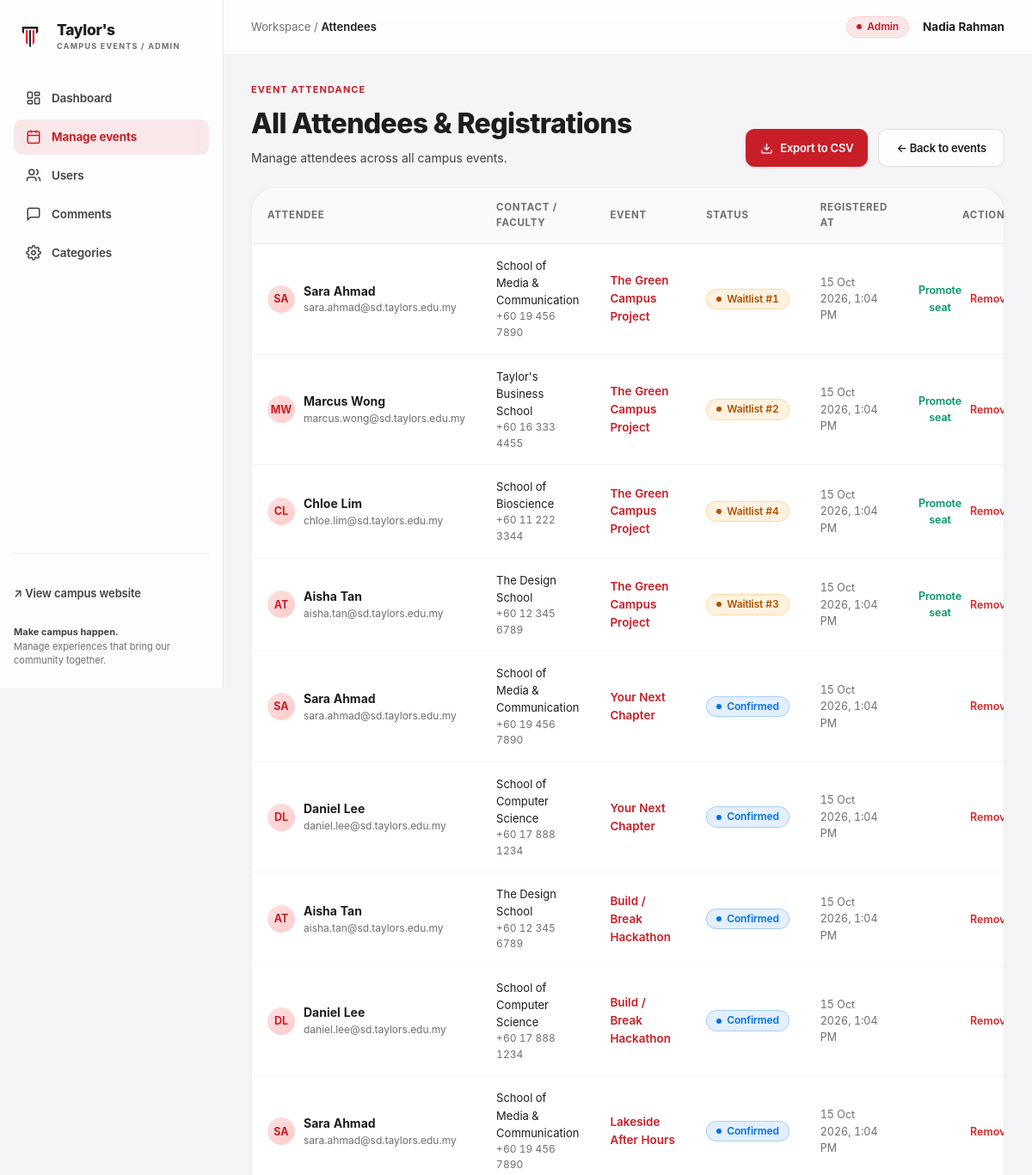
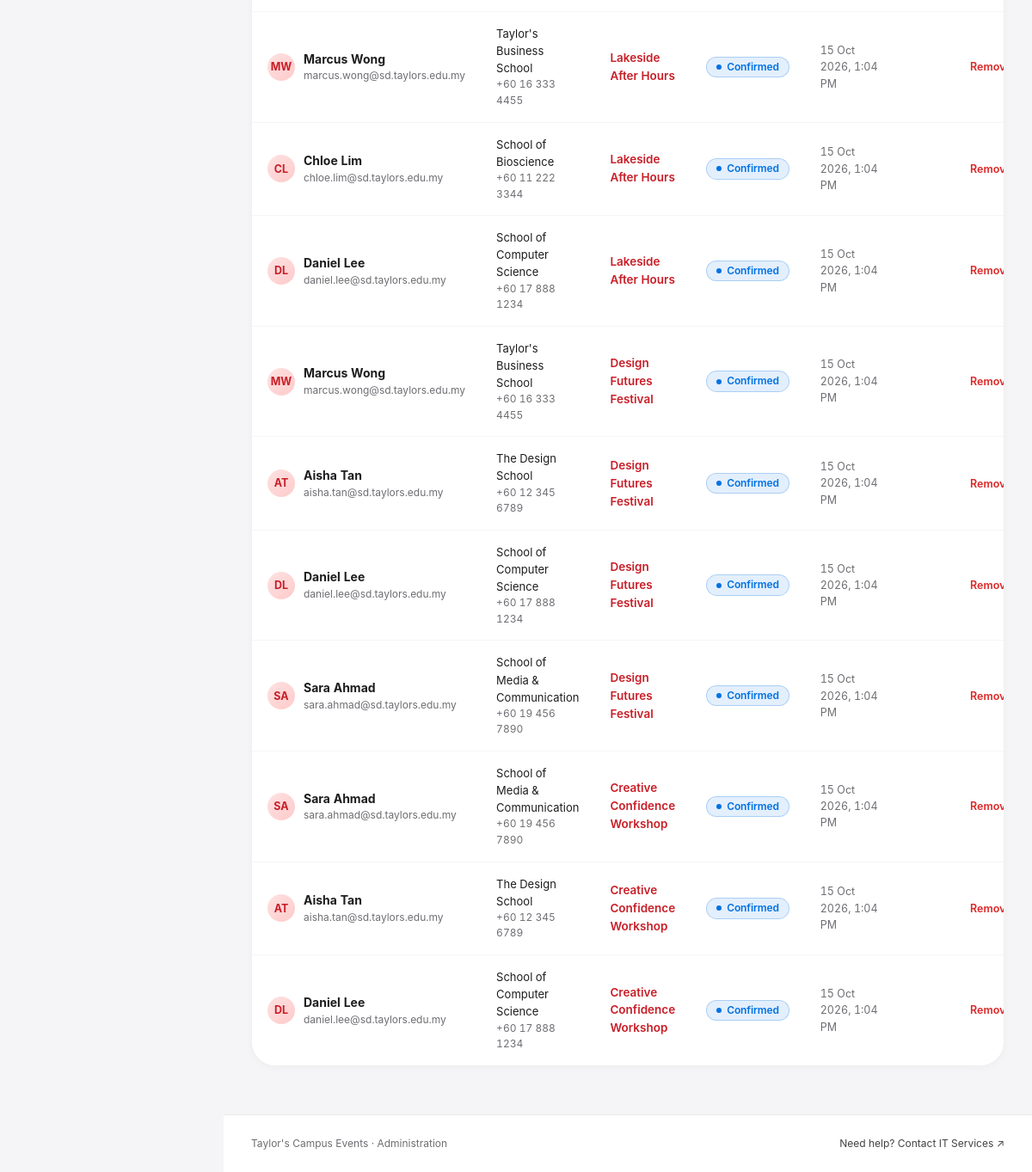
/admin/attendees.php (signed in), run on the app's committed database (2 pictures, top to bottom).
### tables this page shows
CREATE TABLE IF NOT EXISTS `users` (
  `id` INT AUTO_INCREMENT PRIMARY KEY,
  `name` VARCHAR(100) NOT NULL,
  `preferred_name` VARCHAR(100) NULL,
  `email` VARCHAR(150) NOT NULL UNIQUE,
  `password_hash` VARCHAR(255) NOT NULL,
  `role` ENUM('user', 'admin') NOT NULL DEFAULT 'user',
  `status` ENUM('active', 'suspended') NOT NULL DEFAULT 'active',
  `avatar` VARCHAR(255) NULL,
  `phone` VARCHAR(30) NULL,
  `faculty` VARCHAR(150) NULL,
  `created_at` TIMESTAMP DEFAULT CURRENT_TIMESTAMP
);

CREATE TABLE IF NOT EXISTS `registrations` (
  `id` INT AUTO_INCREMENT PRIMARY KEY,
  `event_id` INT NOT NULL,
  `user_id` INT NOT NULL,
  `status` ENUM('confirmed', 'waitlisted', 'cancelled') NOT NULL DEFAULT 'confirmed',
  `waitlist_position` INT NULL,
  `created_at` TIMESTAMP DEFAULT CURRENT_TIMESTAMP,
  `updated_at` TIMESTAMP DEFAULT CURRENT_TIMESTAMP ON UPDATE CURRENT_TIMESTAMP,
  UNIQUE KEY `unique_event_user` (`event_id`, `user_id`),
  CONSTRAINT `fk_reg_event` FOREIGN KEY (`event_id`) REFERENCES `events` (`id`) ON DELETE CASCADE,
  CONSTRAINT `fk_reg_user` FOREIGN KEY (`user_id`) REFERENCES `users` (`id`) ON DELETE CASCADE
);

CREATE TABLE IF NOT EXISTS `events` (
  `id` INT AUTO_INCREMENT PRIMARY KEY,
  `title` VARCHAR(200) NOT NULL,
  `description` TEXT NOT NULL,
  `category_id` INT NOT NULL,
  `event_date` DATE NOT NULL,
  `start_time` TIME NOT NULL,
  `end_time` TIME NOT NULL,
  `format` ENUM('physical', 'online', 'hybrid') NOT NULL DEFAULT 'physical',
  `venue` VARCHAR(255) NULL,
  `online_link` VARCHAR(255) NULL,
  `capacity` INT NOT NULL DEFAULT 50,
  `poster_path` VARCHAR(255) NULL,
  `poster_theme` VARCHAR(50) DEFAULT 'purple',
  `status` ENUM('draft', 'published', 'cancelled', 'completed') NOT NULL DEFAULT 'published',
  `allow_waitlist` TINYINT(1) NOT NULL DEFAULT 1,
  `organiser_name` VARCHAR(150) NOT NULL DEFAULT "Taylor's University",
  `organiser_email` VARCHAR(150) NULL,
  `cancellation_reason` VARCHAR(255) NULL,
  `created_by` INT NOT NULL,
  `created_at` TIMESTAMP DEFAULT CURRENT_TIMESTAMP,
  `updated_at` TIMESTAMP DEFAULT CURRENT_TIMESTAMP ON UPDATE CURRENT_TIMESTAMP,
  CONSTRAINT `fk_events_category` FOREIGN KEY (`category_id`) REFERENCES `categories` (`id`) ON DELETE CASCADE,
  CONSTRAINT `fk_events_creator` FOREIGN KEY (`created_by`) REFERENCES `users` (`id`) ON DELETE CASCADE
);

### config/app.php (called while the page is built, shortened)
<?php
function app_url(string $path): string {
    return APP_BASE_PATH . '/' . ltrim($path, '/');
}

### includes/auth.php (called while the page is built, shortened)
<?php
function is_logged_in(): bool {
    return !empty($_SESSION['user_id']);
}
function current_user(): ?array {
    static $cached_user = null;
    if ($cached_user !== null && $cached_user['id'] === (int)$_SESSION['user_id']) {
        return $cached_user;
    }
    $db = get_db_connection();
    $stmt = $db->prepare("SELECT id, name, preferred_name, email, role, status, avatar, phone, faculty, created_at FROM users WHERE id = :id LIMIT 1");
    $stmt->execute([':id' => $_SESSION['user_id']]);
    $user = $stmt->fetch();
    $cached_user = $user;
    return $user;
}
function require_login(?string $redirect = null): array {
    $user = current_user();
    return $user;
}
function require_admin(): array {
    $user = require_login();
    return $user;
}

### admin/attendees.php (the view, shortened to what this page needs)
<?php
require_once __DIR__ . '/../includes/auth.php';
require_once __DIR__ . '/../includes/helpers.php';
$admin_user = require_admin();
$event_id = (int)($_GET['id'] ?? 0);
$admin_breadcrumb = "Attendees";
require_once __DIR__ . '/sidebar.php';
$event = null;
$sql = "
    SELECT r.id as reg_id, r.status as reg_status, r.waitlist_position, r.created_at,
           u.id as user_id, u.name, u.email, u.phone, u.faculty,
           e.id as event_id, e.title as event_title, e.capacity
    FROM registrations r
    JOIN users u ON r.user_id = u.id
    JOIN events e ON r.event_id = e.id
";
if ($event_id > 0) {
    $sql .= " WHERE r.event_id = :eid ORDER BY FIELD(r.status, 'confirmed', 'waitlisted', 'cancelled'), r.waitlist_position ASC, r.created_at ASC";
} else {
    $sql .= " ORDER BY e.event_date DESC, r.created_at DESC";
}
$stmt = $db->prepare($sql);
$stmt->execute($event_id > 0 ? [':eid' => $event_id] : []);
$attendees = $stmt->fetchAll();
?>
<div style="display:flex; align-items:flex-end; justify-content:space-between; margin-bottom: 24px;">
    <div>
        <div style="font-size: 11px; font-weight: 700; color: var(--color-primary); letter-spacing: 0.1em; text-transform: uppercase; margin-bottom: 6px;">
            EVENT ATTENDANCE
        </div>
        <h1 style="font-size: 32px; font-weight: 800; letter-spacing: -0.02em; margin-bottom: 4px;">
            <?= $event ? e($event['title']) . ' · Attendees' : 'All Attendees & Registrations' ?>
        </h1>
        <p style="font-size: 14px; color: var(--text-secondary);">
            <?= $event ? 'Capacity: ' . $event['capacity'] . ' seats' : 'Manage attendees across all campus events.' ?>
        </p>
    </div>
    <div style="display:flex; gap:12px;">
        <a href="<?= APP_BASE_PATH ?>/admin/attendees.php?export=1<?= $event_id ? '&id=' . $event_id : '' ?>" class="btn-primary" style="font-size:13px; padding:10px 16px;">
            <svg width="15" height="15" fill="none" stroke="currentColor" stroke-width="2" viewBox="0 0 24 24"><path d="M21 15v4a2 2 0 0 1-2 2H5a2 2 0 0 1-2-2v-4"/><polyline points="7 10 12 15 17 10"/><line x1="12" y1="15" x2="12" y2="3"/></svg>
            Export to CSV
        </a>
        <a href="<?= APP_BASE_PATH ?>/admin/events.php" class="btn-secondary" style="font-size:13px;">
            ← Back to events
        </a>
    </div>
</div>
<div class="info-card-box" style="padding:0; overflow:hidden;">
    <table class="data-table">
        <thead>
            <tr>
                <th>ATTENDEE</th>
                <th>CONTACT / FACULTY</th>
                <?php if (!$event_id): ?>
                    <th>EVENT</th>
                <?php endif; ?>
                <th>STATUS</th>
                <th>REGISTERED AT</th>
                <th style="text-align:right;">ACTIONS</th>
            </tr>
        </thead>
        <tbody>
            <?php if (empty($attendees)): ?>
                <tr>
                    <td colspan="6" style="text-align:center; padding:32px; color:var(--text-muted);">
                        No registrations found.
                    </td>
                </tr>
            <?php else: ?>
                <?php foreach ($attendees as $att): ?>
                    <tr>
                        <td>
                            <div style="display:flex; align-items:center; gap:10px;">
                                <?= render_user_avatar($att, 32) ?>
                                <div>
                                    <strong style="font-size:14px;"><?= e($att['name']) ?></strong>
                                    <div style="font-size:12px; color:var(--text-muted);"><?= e($att['email']) ?></div>
                                </div>
                            </div>
                        </td>
                        <td>
                            <div style="font-size:13px;"><?= e($att['faculty'] ?: 'Not specified') ?></div>
                            <div style="font-size:12px; color:var(--text-muted);"><?= e($att['phone'] ?: 'No phone') ?></div>
                        </td>
                        <?php if (!$event_id): ?>
                            <td>
                                <a href="<?= APP_BASE_PATH ?>/admin/event-edit.php?id=<?= $att['event_id'] ?>" style="color:var(--color-primary); font-weight:600;">
                                    <?= e($att['event_title']) ?>
                                </a>
                            </td>
                        <?php endif; ?>
                        <td>
                            <?php if ($att['reg_status'] === 'confirmed'): ?>
                                <span class="badge badge-joined">Confirmed</span>
                            <?php elseif ($att['reg_status'] === 'waitlisted'): ?>
                                <span class="badge badge-waitlisted">Waitlist #<?= e($att['waitlist_position']) ?></span>
                            <?php else: ?>
                                <span class="badge badge-full">Cancelled</span>
                            <?php endif; ?>
                        </td>
                        <td style="font-size:12.5px; color:var(--text-muted);">
                            <?= e(date('j M Y, g:i A', strtotime($att['created_at']))) ?>
                        </td>
                        <td style="text-align:right;">
                            <div style="display:inline-flex; align-items:center; gap:10px;">
                                <?php if ($att['reg_status'] === 'waitlisted'): ?>
                                    <form method="POST" action="<?= APP_BASE_PATH ?>/admin/attendees.php<?= $event_id ? '?id=' . $event_id : '' ?>" style="display:inline;">
                                        <button type="submit" class="btn-link" style="color:#059669; font-weight:600; font-size:12.5px; padding:0; background:none; border:none; cursor:pointer;">
                                            Promote seat
                                        </button>
                                    </form>
                                <?php endif; ?>
                                <form method="POST" action="<?= APP_BASE_PATH ?>/admin/attendees.php<?= $event_id ? '?id=' . $event_id : '' ?>" onsubmit="return confirm('Remove this attendee? If confirmed, next waitlisted person will be automatically promoted.');" style="display:inline;">
                                    <button type="submit" style="background:none; border:none; color:#dc2626; cursor:pointer; font-size:12.5px; font-weight:600; padding:0;">
                                        Remove
                                    </button>
                                </form>
                            </div>
                        </td>
                    </tr>
                <?php endforeach; ?>
            <?php endif; ?>
        </tbody>
    </table>
</div>
<?php require_once __DIR__ . '/footer.php'; ?>

### admin/sidebar.php (shortened to what this page needs)
<?php
require_once __DIR__ . '/../includes/auth.php';
require_once __DIR__ . '/../includes/helpers.php';
$admin_user = require_admin();
$current_admin_page = basename($_SERVER['PHP_SELF']);
?>
<!DOCTYPE html>
<html lang="en">
<head>
    <link rel="stylesheet" href="<?= APP_BASE_PATH ?>/assets/css/style.css">
    <link rel="stylesheet" href="<?= APP_BASE_PATH ?>/assets/css/admin.css">
</head>
<body style="background:var(--bg-page);">
<div class="admin-shell">
    <aside class="admin-sidebar" aria-label="Admin Sidebar">
        <a href="<?= APP_BASE_PATH ?>/admin/index.php" class="brand-group">
            <?= get_site_logo_html() ?>
            <div class="brand-text">
                <span class="brand-title">Taylor's</span>
                <span class="brand-subtitle">CAMPUS EVENTS / ADMIN</span>
            </div>
        </a>
        <nav class="admin-nav" aria-label="Admin Navigation">
            <a href="<?= APP_BASE_PATH ?>/admin/index.php" class="admin-nav-item <?= in_array($current_admin_page, ['index.php', 'dashboard.php']) ? 'active' : '' ?>">
                <svg width="18" height="18" fill="none" stroke="currentColor" stroke-width="2" viewBox="0 0 24 24"><rect width="7" height="9" x="3" y="3" rx="1"/><rect width="7" height="5" x="14" y="3" rx="1"/><rect width="7" height="9" x="14" y="12" rx="1"/><rect width="7" height="5" x="3" y="16" rx="1"/></svg>
                Dashboard
            </a>
            <a href="<?= APP_BASE_PATH ?>/admin/events.php" class="admin-nav-item <?= in_array($current_admin_page, ['events.php', 'event-edit.php', 'attendees.php']) ? 'active' : '' ?>">
                <svg width="18" height="18" fill="none" stroke="currentColor" stroke-width="2" viewBox="0 0 24 24"><rect width="18" height="18" x="3" y="4" rx="2" ry="2"/><line x1="16" x2="16" y1="2" y2="6"/><line x1="8" x2="8" y1="2" y2="6"/><line x1="3" x2="21" y1="10" y2="10"/></svg>
                Manage events
            </a>
            <a href="<?= APP_BASE_PATH ?>/admin/users.php" class="admin-nav-item <?= $current_admin_page === 'users.php' ? 'active' : '' ?>">
                <svg width="18" height="18" fill="none" stroke="currentColor" stroke-width="2" viewBox="0 0 24 24"><path d="M16 21v-2a4 4 0 0 0-4-4H6a4 4 0 0 0-4 4v2"/><circle cx="9" cy="7" r="4"/><path d="M22 21v-2a4 4 0 0 0-3-3.87"/><path d="M16 3.13a4 4 0 0 1 0 7.75"/></svg>
                Users
            </a>
            <a href="<?= APP_BASE_PATH ?>/admin/comments.php" class="admin-nav-item <?= $current_admin_page === 'comments.php' ? 'active' : '' ?>">
                <svg width="18" height="18" fill="none" stroke="currentColor" stroke-width="2" viewBox="0 0 24 24"><path d="M21 15a2 2 0 0 1-2 2H7l-4 4V5a2 2 0 0 1 2-2h14a2 2 0 0 1 2 2z"/></svg>
                Comments
            </a>
            <a href="<?= APP_BASE_PATH ?>/admin/categories.php" class="admin-nav-item <?= $current_admin_page === 'categories.php' ? 'active' : '' ?>">
                Categories
            </a>
        </nav>
        <div class="admin-sidebar-bottom">
            <a href="<?= APP_BASE_PATH ?>/events.php" class="btn-link" style="font-size:13px; color:var(--text-secondary); display:flex; align-items:center; gap:6px; padding:0; margin-bottom:16px;">
                <span>↗ View campus website</span>
            </a>
            <div style="font-size: 11px; color: var(--text-muted); line-height: 1.4;">
                <strong style="color:var(--text-secondary); display:block; margin-bottom:2px;">Make campus happen.</strong>
                Manage experiences that bring our community together.
            </div>
        </div>
    </aside>
    <div class="admin-main">
        <header class="admin-topbar">
            <div style="display:flex; align-items:center; gap:12px;">
                <div style="font-size: 13px; color: var(--text-muted);">
                    Workspace / <span style="color:var(--text-main); font-weight:600;"><?= e($admin_breadcrumb ?? 'Dashboard') ?></span>
                </div>
            </div>
            <div style="display:flex; align-items:center; gap:16px;">
                <span class="badge badge-admin">Admin</span>
                <div style="font-size:13.5px; font-weight:700; color:var(--text-main);">
                    <?= e($admin_user['name']) ?>
                </div>
            </div>
        </header>
        <div class="admin-content-inner">

### includes/helpers.php (shortened to what this page needs)
<?php
function e(?string $string): string {
    return htmlspecialchars($string ?? '', ENT_QUOTES, 'UTF-8');
}
function get_initials(string $name): string {
    $parts = explode(' ', trim($name));
    if (count($parts) >= 2) {
        return strtoupper(substr($parts[0], 0, 1) . substr($parts[count($parts) - 1], 0, 1));
    }
    return strtoupper(substr($name, 0, 2));
}
function render_user_avatar(array $user, int $size = 32, string $custom_class = ''): string {
    $uid = (int)($user['id'] ?? 0);
    $name = $user['preferred_name'] ?? $user['name'] ?? 'User';
    $initials = get_initials($name);
    $avatarImg = null;
    if (!empty($user['avatar']) && file_exists(__DIR__ . '/../' . ltrim($user['avatar'], '/'))) {
        $avatarImg = $user['avatar'];
    } else {
        $extensions = ['jpg', 'jpeg', 'png', 'webp', 'svg'];
        foreach ($extensions as $ext) {
            $testPath = '/assets/images/avatars/user-' . $uid . '.' . $ext;
        }
    }
    return '<div class="avatar-initials ' . e($custom_class) . '" style="width:' . $size . 'px; height:' . $size . 'px;">' . e($initials) . '</div>';
}
function get_site_logo_html(): string {
    static $logo_html = null;
    $logo_path = '/assets/images/logo/logo.png';
    if (file_exists(__DIR__ . '/..' . $logo_path)) {
        $logo_html = '<img src="' . e(app_url($logo_path)) . '" alt="Taylor\'s University" class="brand-logo-img">';
    } else {
        $logo_html = '<div class="brand-logo-icon" aria-hidden="true">t</div>';
    }
    return $logo_html;
}

### data on the page
users: name "Nadia Rahman"
registrations: user.name "SA", user.name "Sara Ahmad", user.email "sara.ahmad@sd.taylors.edu.my", user.faculty "School of Media & Communication", user.phone "+60 19 456 7890", event.title "The Green Campus Project", waitlist_position "1", created_at "15 Oct 2026, 1:04 PM"
registrations: user.name "MW", user.name "Marcus Wong", user.email "marcus.wong@sd.taylors.edu.my", user.faculty "Taylor's Business School", user.phone "+60 16 333 4455", event.title "The Green Campus Project", waitlist_position "2", created_at "15 Oct 2026, 1:04 PM"
registrations: user.name "CL", user.name "Chloe Lim", user.email "chloe.lim@sd.taylors.edu.my", user.faculty "School of Bioscience", user.phone "+60 11 222 3344", event.title "The Green Campus Project", waitlist_position "4", created_at "15 Oct 2026, 1:04 PM"
registrations: user.name "AT", user.name "Aisha Tan", user.email "aisha.tan@sd.taylors.edu.my", user.faculty "The Design School", user.phone "+60 12 345 6789", event.title "The Green Campus Project", waitlist_position "3", created_at "15 Oct 2026, 1:04 PM"
registrations: user.name "SA", user.name "Sara Ahmad", user.email "sara.ahmad@sd.taylors.edu.my", user.faculty "School of Media & Communication", user.phone "+60 19 456 7890", event.title "Your Next Chapter", status "Confirmed", created_at "15 Oct 2026, 1:04 PM"
registrations: user.name "DL", user.name "Daniel Lee", user.email "daniel.lee@sd.taylors.edu.my", user.faculty "School of Computer Science", user.phone "+60 17 888 1234", event.title "Your Next Chapter", status "Confirmed", created_at "15 Oct 2026, 1:04 PM"
registrations: user.name "AT", user.name "Aisha Tan", user.email "aisha.tan@sd.taylors.edu.my", user.faculty "The Design School", user.phone "+60 12 345 6789", event.title "Build / Break Hackathon", status "Confirmed", created_at "15 Oct 2026, 1:04 PM"
registrations: user.name "DL", user.name "Daniel Lee", user.email "daniel.lee@sd.taylors.edu.my", user.faculty "School of Computer Science", user.phone "+60 17 888 1234", event.title "Build / Break Hackathon", status "Confirmed", created_at "15 Oct 2026, 1:04 PM"
registrations: user.name "SA", user.name "Sara Ahmad", user.email "sara.ahmad@sd.taylors.edu.my", user.faculty "School of Media & Communication", user.phone "+60 19 456 7890", event.title "Lakeside After Hours", status "Confirmed", created_at "15 Oct 2026, 1:04 PM"
registrations: user.name "MW", user.name "Marcus Wong", user.email "marcus.wong@sd.taylors.edu.my", user.faculty "Taylor's Business School", user.phone "+60 16 333 4455", event.title "Lakeside After Hours", status "Confirmed", created_at "15 Oct 2026, 1:04 PM"
registrations: user.name "CL", user.name "Chloe Lim", user.email "chloe.lim@sd.taylors.edu.my", user.faculty "School of Bioscience", user.phone "+60 11 222 3344", event.title "Lakeside After Hours", status "Confirmed", created_at "15 Oct 2026, 1:04 PM"
registrations: user.name "DL", user.name "Daniel Lee", user.email "daniel.lee@sd.taylors.edu.my", user.faculty "School of Computer Science", user.phone "+60 17 888 1234", event.title "Lakeside After Hours", status "Confirmed", created_at "15 Oct 2026, 1:04 PM"
registrations: user.name "MW", user.name "Marcus Wong", user.email "marcus.wong@sd.taylors.edu.my", user.faculty "Taylor's Business School", user.phone "+60 16 333 4455", event.title "Design Futures Festival", status "Confirmed", created_at "15 Oct 2026, 1:04 PM"
registrations: user.name "AT", user.name "Aisha Tan", user.email "aisha.tan@sd.taylors.edu.my", user.faculty "The Design School", user.phone "+60 12 345 6789", event.title "Design Futures Festival", status "Confirmed", created_at "15 Oct 2026, 1:04 PM"
registrations: user.name "DL", user.name "Daniel Lee", user.email "daniel.lee@sd.taylors.edu.my", user.faculty "School of Computer Science", user.phone "+60 17 888 1234", event.title "Design Futures Festival", status "Confirmed", created_at "15 Oct 2026, 1:04 PM"
registrations: user.name "SA", user.name "Sara Ahmad", user.email "sara.ahmad@sd.taylors.edu.my", user.faculty "School of Media & Communication", user.phone "+60 19 456 7890", event.title "Design Futures Festival", status "Confirmed", created_at "15 Oct 2026, 1:04 PM"
registrations: user.name "SA", user.name "Sara Ahmad", user.email "sara.ahmad@sd.taylors.edu.my", user.faculty "School of Media & Communication", user.phone "+60 19 456 7890", event.title "Creative Confidence Workshop", status "Confirmed", created_at "15 Oct 2026, 1:04 PM"
registrations: user.name "AT", user.name "Aisha Tan", user.email "aisha.tan@sd.taylors.edu.my", user.faculty "The Design School", user.phone "+60 12 345 6789", event.title "Creative Confidence Workshop", status "Confirmed", created_at "15 Oct 2026, 1:04 PM"
registrations: user.name "DL", user.name "Daniel Lee", user.email "daniel.lee@sd.taylors.edu.my", user.faculty "School of Computer Science", user.phone "+60 17 888 1234", event.title "Creative Confidence Workshop", status "Confirmed", created_at "15 Oct 2026, 1:04 PM"

### other printed values
$admin_breadcrumb "Attendees"
